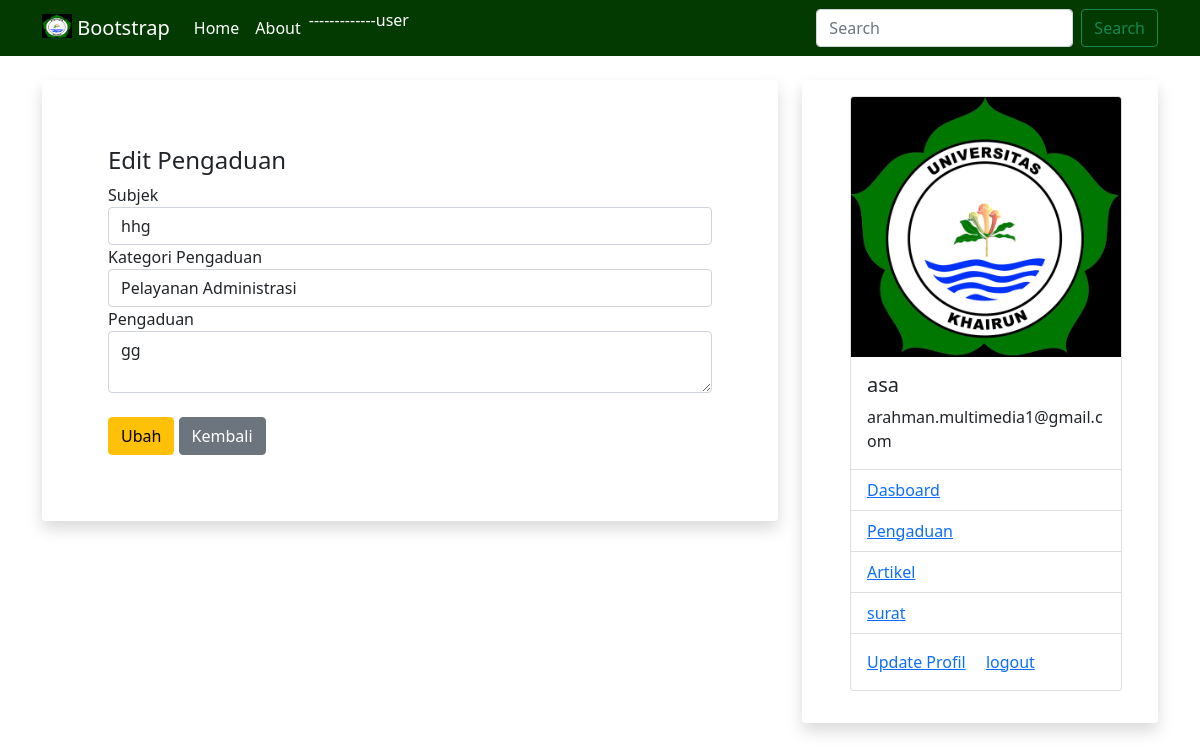
The page /pengaduan/1/update (signed in) on the database its author committed.
### sim/models.py (models this page shows, shortened)
class Tpengaduan(db.Model):
    id = db.Column(db.Integer,primary_key = True)
    subjek = db.Column(db.String(100), nullable=False)
    kategori= db.Column(db.String(50), nullable=False)
    detail_pengaduan= db.Column(db.String(300), nullable=False)
    tgl_post= db.Column(db.DateTime(100), nullable=False, default= datetime.utcnow)
    mahasiswa_id= db.Column(db.Integer, db.ForeignKey('tmahasiswa.id'))

class Tmahasiswa(db.Model, UserMixin): #tambahkan
    id = db.Column(db.Integer, primary_key=True)
    npm = db.Column(db.String(15), unique=True, nullable=False)
    nama = db.Column(db.String(100), nullable=False)
    email = db.Column(db.String(120), unique=True, nullable=False)
    password = db.Column(db.String(80), nullable=False)
    kelas = db.Column(db.String(20), nullable=False)
    alamat = db.Column(db.String(100), nullable=False)
    foto = db.Column(db.String(30), nullable=False, default='default.jpg')
    pengaduans = db.relationship('Tpengaduan', backref='mahasiswa',lazy=True)
    artikels = db.relationship('Tartikel', backref='mahasiswa',lazy=True)
    surats= db.relationship('Tsurat', backref='mahasiswa',lazy=True)

### sim/mahasiswa/routes.py (the view, shortened to what this page needs)
@rmahasiswa.route("/pengaduan/<int:ed_id>/update", methods=['GET','POST'])
@login_required
def update_pengaduan(ed_id):
    form=editpengaduan_F()
    dt_pengaduan=Tpengaduan.query.get_or_404(ed_id)
    if request.method=="GET":
        form.subjek.data=dt_pengaduan.subjek
        form.kategori.data=dt_pengaduan.kategori
        form.detail_pengaduan.data=dt_pengaduan.detail_pengaduan
    return render_template('edit_pengaduan.html', form=form)

### sim/mahasiswa/forms.py
class editpengaduan_F(FlaskForm):
    subjek = StringField('Subjek',validators=[DataRequired()])
    kategori= SelectField(u'Kategori Pengaduan', choices=[('administrasi','Pelayanan Administrasi'),('fasilitas','Fasilitas'), ('dosen','Dosen')], validators=[DataRequired()])
    detail_pengaduan= TextAreaField('Pengaduan')
    submit = SubmitField('Ubah')

### sim/models.py (called while the page is built)
@login_manager.user_loader
def load_user(mahasiswa_id):
    return Tmahasiswa.query.get(int(mahasiswa_id))

### sim/templates/edit_pengaduan.html (shortened to what this page needs)
{% extends "base.html" %}
{% block content %}
<div class="jumbotron">
    <h4>Edit Pengaduan</h4>
    <form method="POST">
      <div class="form-group">
          {{form.subjek.label(class="form-control-label")}}
          {% if form.subjek.errors %}
              {{form.subjek(class="form-control is-invalid")}}
              <div class="invalid-feedback">
                  {% for error in form.subjek.errors %}
                 <span>{{error}}</span>
                  {% endfor %}
              </div>
          {% else %}
              {{form.subjek(class="form-control")}}
          {% endif %}
      </div>
      <div class="form-group">
        {{form.kategori.label(class="form-control-label")}}
        {% if form.kategori.errors %}
            {{form.kategori(class="form-control is-invalid")}}
            <div class="invalid-feedback">
                {% for error in form.kategori.errors %}
               <span>{{error}}</span>
                {% endfor %}
            </div>
        {% else %}
            {{form.kategori(class="form-control")}}
        {% endif %}
      </div>
      <div class="form-group">
        {{form.detail_pengaduan.label(class="form-control-label")}}
        {% if form.detail_pengaduan.errors %}
            {{form.detail_pengaduan(class="form-control is-invalid")}}
            <div class="invalid-feedback">
                {% for error in form.detail_pengaduan.errors %}
               <span>{{error}}</span>
                {% endfor %}
            </div>
        {% else %}
            {{form.detail_pengaduan(class="form-control")}}
        {% endif %}
      </div>
      <br>
      <div class="form-group">
        {{form.submit(class="btn btn-warning")}}
        <a class="btn btn-secondary" href="{{url_for('rmahasiswa.surat')}}">Kembali</a>
      </div>
    </form>
</div>
{% endblock %}

### sim/templates/base.html (shortened to what this page needs)
<html>
<head>
    <link href=" {{ url_for ('static', filename = "css/bootstrap.min.css")}}" rel="stylesheet">
    <link rel="stylesheet" type="text/css" href=" {{ url_for ('static', filename = "css/style.css")}}">
  </head>
<body>
    <nav class="navbar navbar-expand-lg navbar-light" style="background-color: rgb(2, 58, 2); color:white">
      <div class="container">
            <a class="navbar-brand" href="#" style="color: white;">
                <img src="/static/gambar1.jpg" alt="" width="30" height="24" class="d-inline-block align-text-top" >
                Bootstrap
            </a>
          <div class="collapse navbar-collapse" id="navbarSupportedContent">
            <ul class="navbar-nav me-auto mb-2 mb-lg-0">
              <li class="nav-item">
                <a class="nav-link active" aria-current="page" href="{{url_for('rmahasiswa.home')}}" style="color: white;">Home</a>
              </li>
              <li class="nav-item">
                <a class="nav-link" href="{{url_for('rmahasiswa.about')}}" style="color: white;">About</a>
              </li>
              {% if current_user.is_authenticated %}
              -------------user
              {% else %}
              <li class="nav-item">
                <a class="nav-link" href="{{url_for('rmahasiswa.login_mahasiswa')}}" style="color: white;">Login Mahasiswa</a>
              </li>
              {% endif %}
            </ul>
            <form class="d-flex">
              <input class="form-control me-2" type="search" placeholder="Search" aria-label="Search">
              <button class="btn btn-outline-success" type="submit">Search</button>
            </form>
          </div>
        </div>
      </nav>
      <div class="container mt-4">
        <div class="row">
          <div class="col-md-8">
            <div class="shadow p-3 mb-5 bg-white rounded">
            {%block content%}
            {%endblock content%}
            </div>
          </div>
          <div class="col-md-4">
            <div class="shadow p-3 mb-5 bg-white rounded">
              <ul>
                {%if current_user.is_authenticated%}
                <div class="card" style="width: 17rem;">
                  <img src=" {{ url_for ('static', filename='foto/' + current_user.foto)}}" class="card-img-top" alt="...">
                  <div class="card-body">
                    <h5 class="card-title">{{current_user.nama}}</h5>
                    <p class="card-text">{{current_user.email}}</p>
                  </div>
                  <ul class="list-group list-group-flush">
                    <li class="list-group-item"><a href="{{url_for('rmahasiswa.akunmahasiswa')}}">Dasboard</a></li>
                    <li class="list-group-item"><a href="{{url_for('rmahasiswa.pengaduan')}}">Pengaduan</a></li>
                    <li class="list-group-item"><a href="{{url_for('rmahasiswa.artikel')}}">Artikel</a></li>
                    <li class="list-group-item"><a href="{{url_for('rmahasiswa.surat')}}">surat</a></li>
                  </ul>
                  <div class="card-body">
                    <a href="{{url_for('rmahasiswa.edit_mahasiswa')}}" class="card-link">Update Profil</a>
                    <a href="{{url_for('rmahasiswa.logout_mahasiswa')}}" class="card-link">logout</a>
                  </div>
                </div>
                {% else %}
                <h1>Menu Lain</h1>
                <li>Data Mahasiswa</li>
                <li>Data Dosen</li>
                {% endif %}
              </ul>
            </div>
          </div>
        </div>
    </div>
</body>
</html>

### sim/static/css/style.css (style rules this page uses)
* { padding: 0; margin: 0; text-decoration: none; box-sizing: border-box; }
.jumbotron { background-color: white; padding: 50px; }

### rows shown on the page
Tpengaduan: subjek "hhg", kategori "Pelayanan Administrasi", detail_pengaduan "gg"
Tmahasiswa: foto (placeholder picture), nama "asa", email "arahman.multimedia1@gmail.com"
